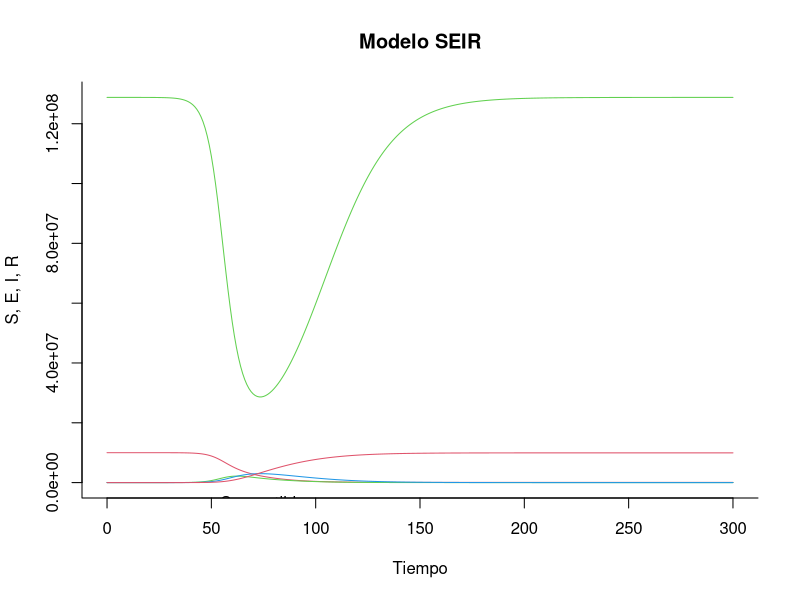
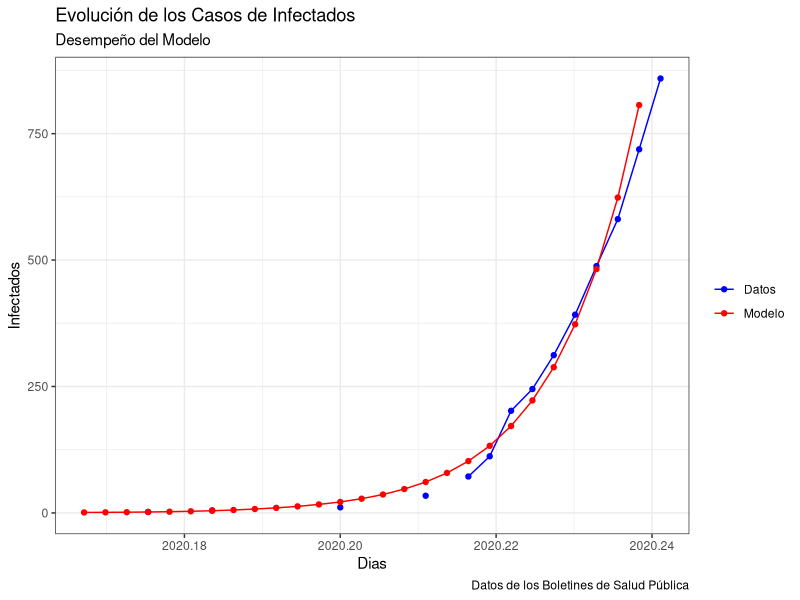
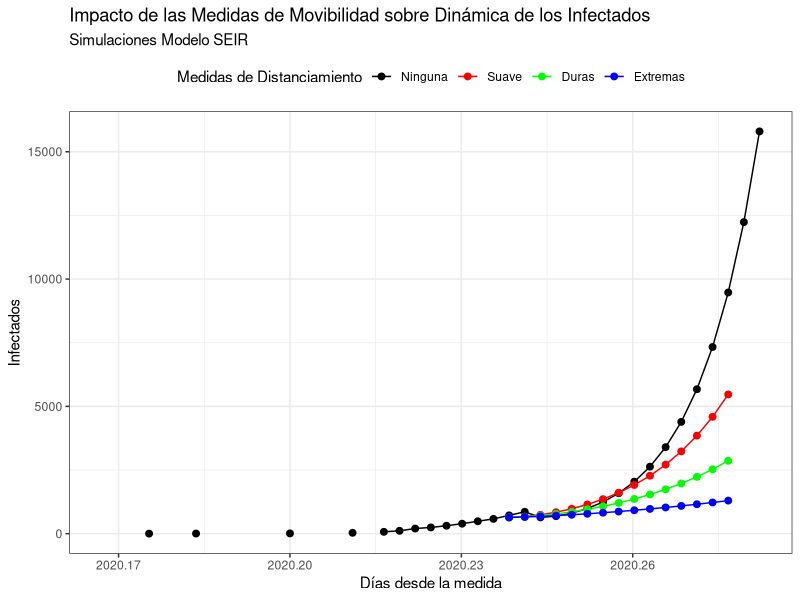
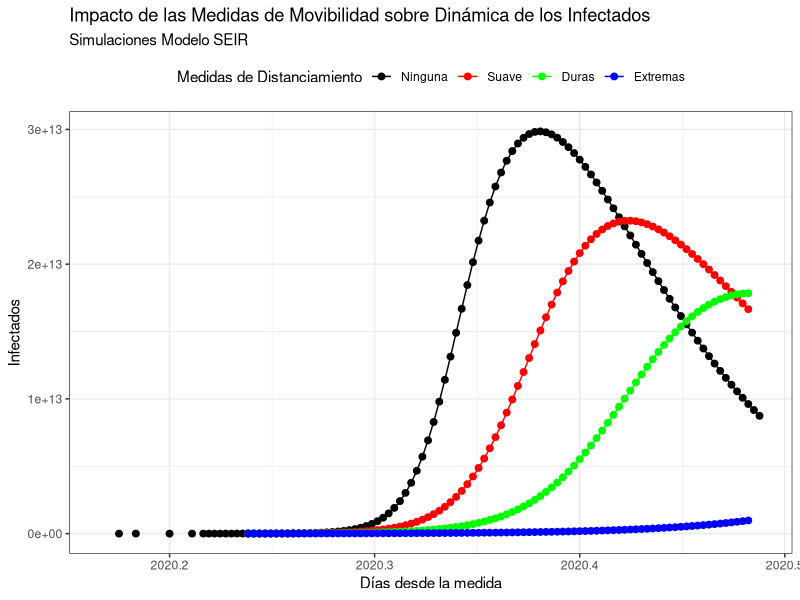
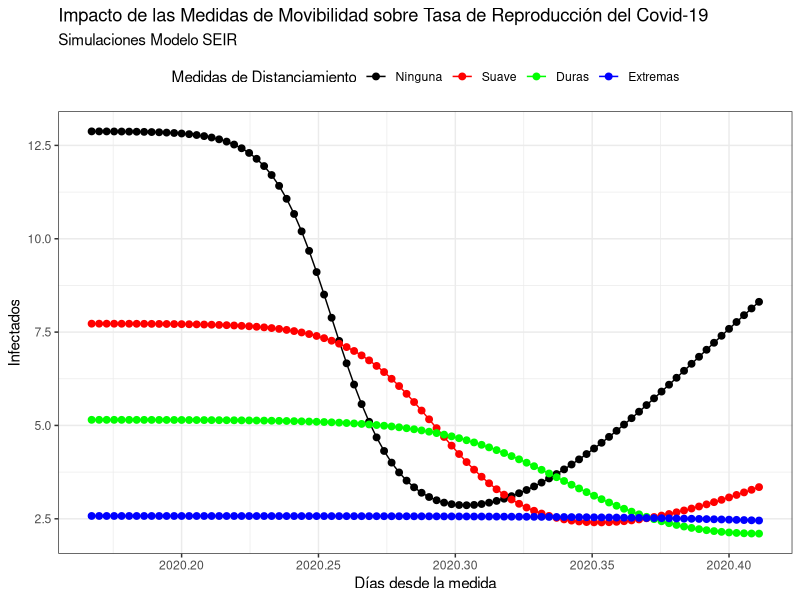

Reproduce these figures in R, in order.
########## Codigo: Modelo SEIR COVID19: Republica Dominicana, con Analisis de Politicas de Movibildad######
#########  Francisco A. Ramírez / Vicente Peña Peralta
#########  Universidad Autónoma de Santo Domingo

#Librerias a utilizar
library(deSolve)
library(ggplot2)
library(tseries)
library(forecast)
library(readxl)

#Modelo SEIR

modelo_seir = function (valores_iniciales, valores_estado, parametros)
{
  # creamos las variables de estados
  S = valores_estado [1]        # susceptibles
  E = valores_estado [2]        # expuestos
  I = valores_estado [3]        # infectados
  R = valores_estado [4]        # recuperados
  
  with ( 
    as.list (parametros), 
    {
      beta = beta0*(1-alpha0)*(1-0.05*I)^kappa0
      # derivadas parciales
      dS = (-beta * S * I)
      dE = (beta * S * I) - (delta * E)
      dI = (delta * E) - (gamma * I)
      dR = (gamma * I)
      
      tasa_contag = beta/gamma
      # resultados 
      results = c (dS, dE, dI, dR)
      list (results,tasa_contag)
    }
  )
}

#Parametros Calibrados
period_laten = 14            # periodo latente
period_incu = 7             # periodo incubacion del virus 
beta_value =.92    #0.905
gamma_value = 1 / period_laten
delta_value = 1 / period_incu
R0 = beta_value / gamma_value   #R0 Implicito calibración inicial
alpha0 = 0
kappa0 = 100


parametros = c (alpha0 = alpha0, beta0 = beta_value, kappa0 = kappa0, gamma = gamma_value, delta = delta_value)

#Valores iniciales 


W = 10000000 -1 # suceptibles_0
X = 1           # Expuestos_0
Y = 1           # Infectados_0
Z = 0           # Recuperados_0

N = W + X + Y + Z #Poblacion

valores_ini = c (S = W/N, E = X/N, I = Y/N, R = Z/N)

tiempo_disc = seq (0, 300, by=1)

#Solucionando el Sistema 
output = ode(valores_ini, tiempo_disc, modelo_seir, parametros)

#cambiar out a un data.frame
output <- as.data.frame(output*N) #aqui puede multiplicar 'out' por N
#eliminar la variable 'time' en out
output$time <- NULL



#Gráfica de la Simulación
matplot(x = tiempo_disc, y = output, type = "l",
        xlab = "Tiempo", ylab = "S, E, I, R", main = "Modelo SEIR",
        lwd = 1, lty = 1, bty = "l", col = 2:4)
#añadir leyenda 
legend(40, 0.7, c("Susceptibles", "Expuestos", "Infectados", "Recuperados"), 
       pch = 1, col = 2:4, bty = "n", cex = 1)


#Ajuste de los Casos Publicados por Salud Publica

simul <- ts(output[1:27,3],frequency = 365, start = c(2020,62))
data  <- ts(read_excel("datos_salud_publica.xlsx"),freq =365, start = c(2020,62))

autoplot(cbind(data,simul),
         xlab = "Dias",
         ylab = "Infectados")+
  ggtitle(label = "Evolución de los Casos de Infectados",subtitle = "Desempeño del Modelo")+
  geom_point()+
  labs(caption = "Datos de los Boletines de Salud Pública")+
  scale_color_manual( name = element_blank(), label = c("Datos", "Modelo"), values = c("blue", "red"))+
  theme_bw()



#Simulaciones de Politica

## Valores Iniciales: Datos al dia 26

W = 9999200  # suceptibles_0
X = 422           # Expuestos_0
Y = 638           # Infectados_0
Z = 158           # Recuperados_0

N = W + X + Y + Z #Poblacion
N = 10000000

valores_ini = c (S = W/N, E = X/N, I = Y/N, R = Z/N)


alpha0 = 0
parametros = c (alpha0 = alpha0, beta0 = beta_value, kappa0 = kappa0, gamma = gamma_value, delta = delta_value)
output1 = ode(valores_ini, tiempo_disc, modelo_seir, parametros)

alpha0 = 0.4
parametros = c (alpha0 = alpha0, beta0 = beta_value, kappa0 = kappa0, gamma = gamma_value, delta = delta_value)
output2 = ode(valores_ini, tiempo_disc, modelo_seir, parametros)


alpha0 = 0.6
parametros = c (alpha0 = alpha0, beta0 = beta_value, kappa0 = kappa0, gamma = gamma_value, delta = delta_value)
output3 = ode(valores_ini, tiempo_disc, modelo_seir, parametros)


alpha0 = 0.8
parametros = c (alpha0 = alpha0, beta0 = beta_value, kappa0 = kappa0, gamma = gamma_value, delta = delta_value)
output4 = ode(valores_ini, tiempo_disc, modelo_seir, parametros)


#Grafico 15 dias
#data <- ts(data, freq = 365, start = c(2020, 62), end = c(2020, 102))
startna <- ts(rep(NA,26), start = c(2020,62))
esc1 <- ts(c(data,output1[1:15,4]*N),freq = 365, start = c(2020,62))
esc2 <- ts(c(startna,output2[1:15,4]*N),freq = 365, start = c(2020,62))
esc3 <- ts(c(startna,output3[1:15,4]*N),freq = 365, start = c(2020,62))
esc4 <- ts(c(startna,output4[1:15,4]*N),freq = 365, start = c(2020,62))

simulc <- ts(cbind(esc1,esc2,esc3,esc4),
             freq = 365, start=c(2020,62 ))


autoplot(cbind(simulc),
         xlab = "Días desde la medida",
         ylab = "Infectados")+
  ggtitle(label = "Impacto de las Medidas de Movibilidad sobre Dinámica de los Infectados",
          subtitle = "Simulaciones Modelo SEIR")+
  geom_point(size =2)+
  #labs(caption = "Datos de los Boletines de Salud Pública")+
  scale_color_manual( name = "Medidas de Distanciamiento", label = c("Ninguna", "Suave", "Duras", "Extremas"), 
                      values = c("black","red","green", "blue"))+
  theme_bw()+
  theme(legend.position = "top")

#Grafico 90 dias

startna <- ts(rep(NA,26), start = c(2020,62))
esc1 <- ts(c(data,output1[1:90,4]*N),freq = 365, start = c(2020,62))
esc2 <- ts(c(startna,output2[1:90,4]*N),freq = 365, start = c(2020,62))
esc3 <- ts(c(startna,output3[1:90,4]*N),freq = 365, start = c(2020,62))
esc4 <- ts(c(startna,output4[1:90,4]*N),freq = 365, start = c(2020,62))

simuld <- ts(cbind(esc1,esc2,esc3,esc4),
             freq = 365, start=c(2020,62 ))


autoplot(cbind(simuld*N),
         xlab = "Días desde la medida",
         ylab = "Infectados")+
  ggtitle(label = "Impacto de las Medidas de Movibilidad sobre Dinámica de los Infectados",
          subtitle = "Simulaciones Modelo SEIR")+
  geom_point(size = 2)+
  #labs(caption = "Datos de los Boletines de Salud Pública")+
  scale_color_manual( name = "Medidas de Distanciamiento", label = c("Ninguna", "Suave", "Duras", "Extremas"), 
                      values = c("black","red","green", "blue"))+
  theme_bw()+
  theme(legend.position = "top")



#Grafico 15 dias de tasa de contagio

startna <- ts(rep(NA,26), start = c(2020,62))
esc1 <- ts(output1[1:90,6],freq = 365, start = c(2020,62))
esc2 <- ts(output2[1:90,6],freq = 365, start = c(2020,62))
esc3 <- ts(output3[1:90,6],freq = 365, start = c(2020,62))
esc4 <- ts(output4[1:90,6],freq = 365, start = c(2020,62))

simulc <- ts(cbind(esc1,esc2,esc3,esc4),
             freq = 365, start=c(2020,62 ))


autoplot(cbind(simulc),
         xlab = "Días desde la medida",
         ylab = "Infectados")+
  ggtitle(label = "Impacto de las Medidas de Movibilidad sobre Tasa de Reproducción del Covid-19",
          subtitle = "Simulaciones Modelo SEIR")+
  geom_point(size = 2)+
  #labs(caption = "Datos de los Boletines de Salud Pública")+
  scale_color_manual( name = "Medidas de Distanciamiento", label = c("Ninguna", "Suave", "Duras", "Extremas"), 
                      values = c("black","red","green", "blue"))+
  theme_bw()+
  theme(legend.position = "top")
